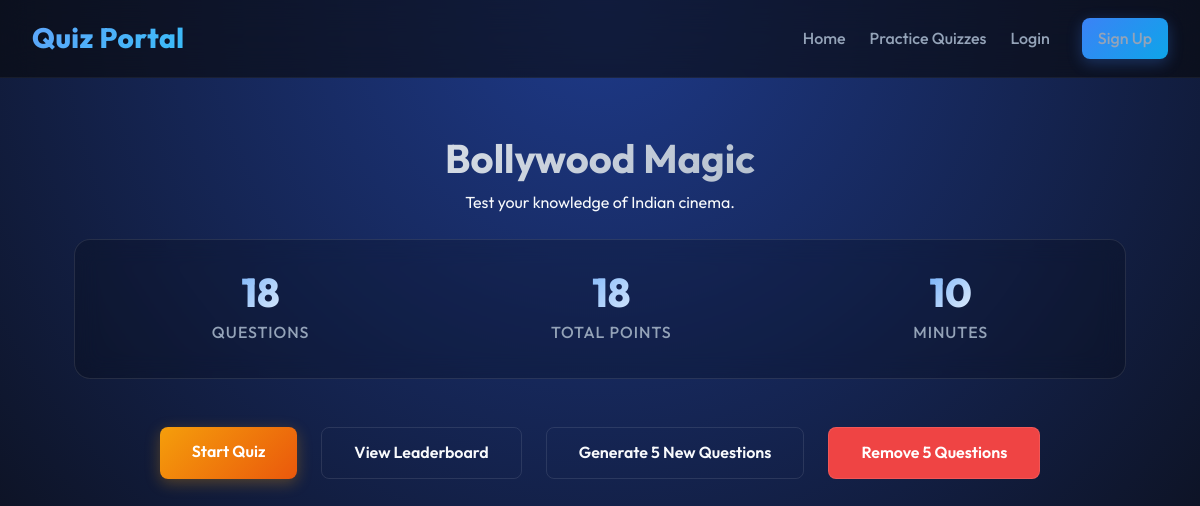
Screenshot of /quiz/144/ with the database file from the repository.
### quizapp/models.py (models this page shows, shortened)
class Quiz(models.Model):
    title = models.CharField(max_length=200)
    description = models.TextField(blank=True)
    created_at = models.DateTimeField(auto_now_add=True)
    updated_at = models.DateTimeField(auto_now=True)
    time_limit = models.IntegerField(help_text="Time limit in minutes", default=10)
    is_active = models.BooleanField(default=True)
    class Meta:
        verbose_name_plural = "Quizzes"
        ordering = ['-created_at']
    def get_questions_count(self):
        return self.questions.count()
    def get_total_score(self):
        return sum(q.points for q in self.questions.all())

### quizapp/views.py (the view)
# urls.py: path('quiz/<int:quiz_id>/', views.quiz_detail, name='quiz_detail'),
def quiz_detail(request, quiz_id):
    quiz = get_object_or_404(Quiz, id=quiz_id, is_active=True)
    questions_count = quiz.get_questions_count()
    total_score = quiz.get_total_score()
    user_attempts = []
    if request.user.is_authenticated:
        user_attempts = QuizAttempt.objects.filter(
            user=request.user,
            quiz=quiz,
            is_completed=True
        ).order_by('-completed_at')[:5]
    context = {
        'quiz': quiz,
        'questions_count': questions_count,
        'total_score': total_score,
        'user_attempts': user_attempts,
    }
    return render(request, 'quizapp/quiz_detail.html', context)

### quizapp/Templates/quizapp/quiz_detail.html (shortened to what this page needs)
{% extends 'quizapp/base.html' %}
{% block content %}
<div class="quiz-detail-card">
    <h2>{{ quiz.title }}</h2>
    <p>{{ quiz.description }}</p>
    <div class="stats-bar" style="margin-top: 1.5rem;">
        <div class="stat">
            <div class="stat-value">{{ questions_count }}</div>
            <div class="stat-label">Questions</div>
        </div>
        <div class="stat">
            <div class="stat-value">{{ total_score }}</div>
            <div class="stat-label">Total Points</div>
        </div>
        <div class="stat">
            <div class="stat-value">{{ quiz.time_limit }}</div>
            <div class="stat-label">Minutes</div>
        </div>
    </div>
    <div class="quiz-actions">
        <a href="{% url 'start_quiz' quiz.id %}" class="btn btn-gold">Start Quiz</a>
        <a href="{% url 'leaderboard' quiz.id %}" class="btn btn-secondary">View Leaderboard</a>
        <a href="{% url 'generate_more' quiz.id %}" class="btn btn-secondary">Generate 5 New Questions</a>
        <a href="{% url 'remove_questions' quiz.id %}" class="btn btn-secondary"
            style="background-color: #ef4444; color: white;">Remove 5 Questions</a>
    </div>
</div>
{% endblock %}

### quizapp/static/quizapp/css/styles.css (style rules this page uses)
:root { --bg-dark: #09090b; --bg-gradient: radial-gradient(circle at top, #1e3a8a 0%, #09090b 100%); --primary: #3b82f6; --primary-light: #60a5fa; --secondary: #0ea5e9; --secondary-light: #38bdf8; --text-main: #f8fafc; --text-muted: #94a3b8; --card-bg: rgba(255, 255, 255, 0.03); --card-hover-bg: rgba(255, 255, 255, 0.06); --card-border: rgba(255, 255, 255, 0.1); --success: #10b981; --error: #ef4444; --nav-bg: rgba(9, 9, 11, 0.6); --shadow-glow: 0 0 20px rgba(59, 130, 246, 0.3); }
* { box-sizing: border-box; margin: 0; padding: 0; }
body { font-family: 'Outfit', sans-serif; background: var(--bg-dark); background-image: var(--bg-gradient); background-attachment: fixed; color: var(--text-main); line-height: 1.6; min-height: 100vh; overflow-x: hidden; }
.btn { display: inline-block; padding: 0.75rem 2rem; font-size: 1rem; font-weight: 600; text-align: center; text-decoration: none; border-radius: 8px; border: none; cursor: pointer; transition: all 0.3s ease; font-family: inherit; position: relative; overflow: hidden; z-index: 1; }
.btn-secondary { background: transparent; color: var(--text-main); border: 1px solid var(--card-border); }
.btn-gold { background: linear-gradient(135deg, #f59e0b 0%, #ea580c 100%); color: white; box-shadow: 0 4px 15px rgba(245, 158, 11, 0.3); }
.quiz-detail-card { text-align: center; }
.quiz-detail-card h2 { font-size: 2.5rem; background: linear-gradient(135deg, var(--text-main), var(--text-muted)); background-clip: text; -webkit-background-clip: text; -webkit-text-fill-color: transparent; }
.quiz-actions { display: flex; justify-content: center; gap: 1.5rem; margin-top: 2.5rem; }
.stats-bar { display: flex; justify-content: space-around; gap: 2rem; padding: 2rem; background: rgba(0, 0, 0, 0.2); border: 1px solid var(--card-border); border-radius: 16px; margin-bottom: 3rem; backdrop-filter: blur(12px); }
.stats-bar .stat { text-align: center; }
.stats-bar .stat-value { font-size: 2.5rem; font-weight: 800; background: linear-gradient(135deg, var(--primary-light), var(--text-main)); background-clip: text; -webkit-background-clip: text; -webkit-text-fill-color: transparent; line-height: 1; margin-bottom: 0.5rem; }
.stats-bar .stat-label { font-size: 1rem; font-weight: 500; color: var(--text-muted); text-transform: uppercase; letter-spacing: 1px; }

### rows the page displays
Quiz: title "Bollywood Magic", description "Test your knowledge of Indian cinema.", time_limit "10"

### other values shown
{{ questions_count }} "18"
{{ total_score }} "18"
